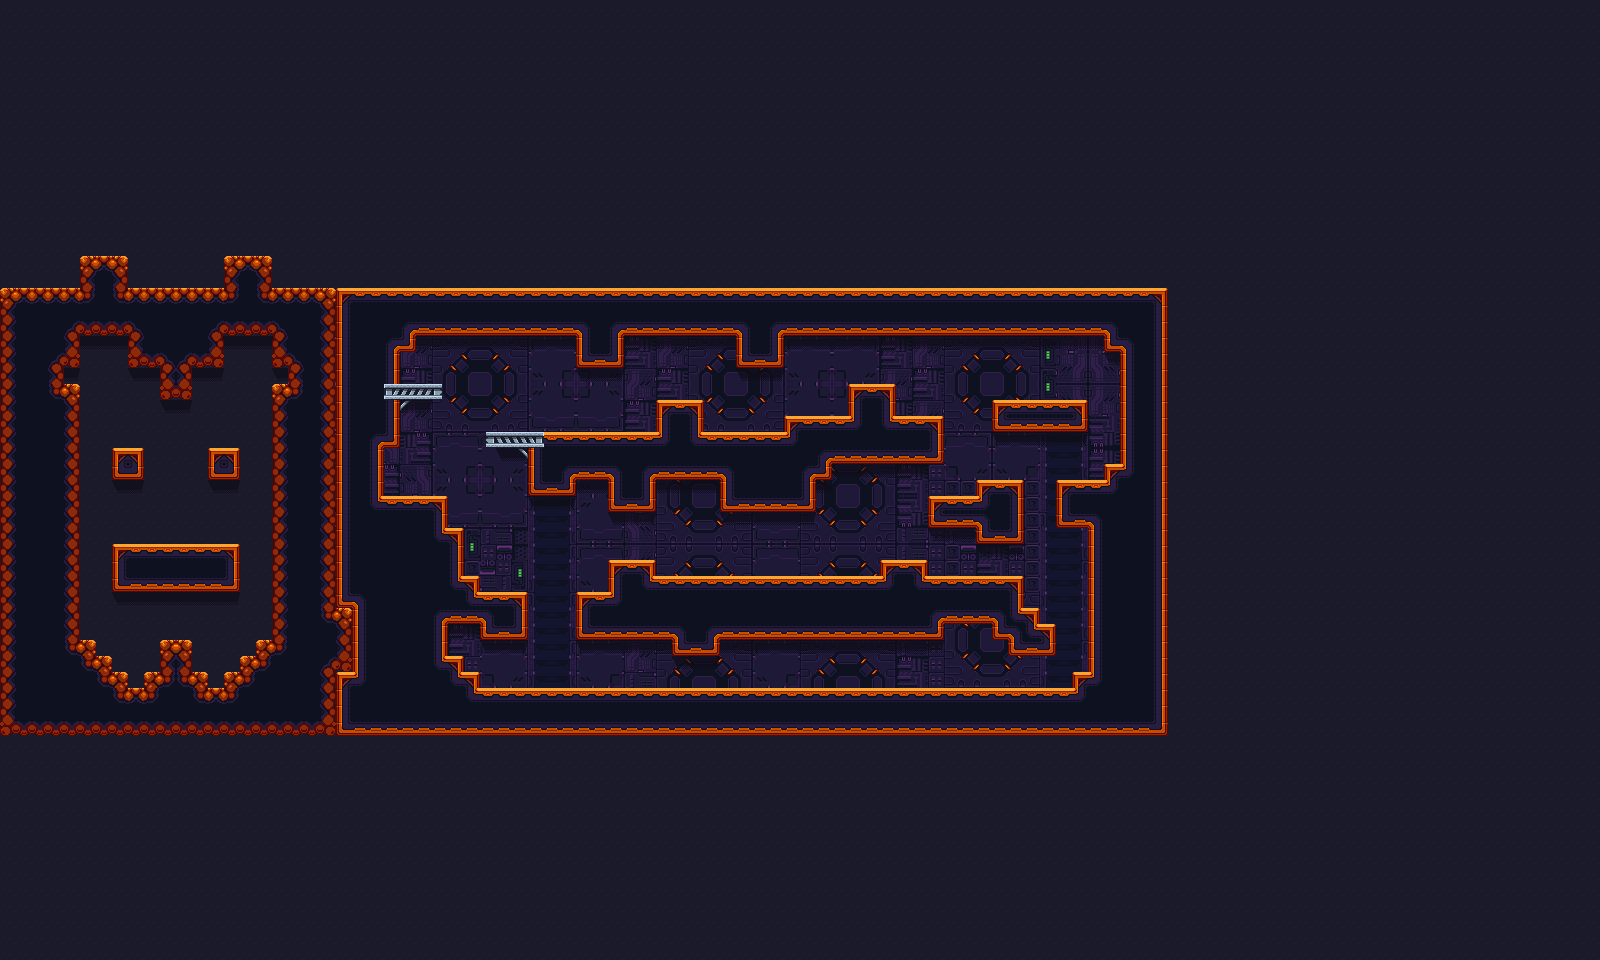

Rendered tile map (Tiled .tmx) drawn with the repository's tilesets; below, a short description and the map source with its tile grids summarised:
An orthogonal 100x60 tile map with 16x16 px tiles, 3 tile layers (Background, Shadows, Platforms).

<map version="1.2" tiledversion="2019.02.10" orientation="orthogonal" renderorder="right-down" width="100" height="60" tilewidth="16" tileheight="16" infinite="0" nextlayerid="5" nextobjectid="1">
 <tileset firstgid="1" source="Tileset-Design-001.tsx" />
 <layer id="1" name="Background" width="100" height="60">
  <data>[6000 cells, 6000 non-empty, 42 distinct tile ids]</data>
 </layer>
 <layer id="4" name="Shadows" width="100" height="60">
  <data>[6000 cells, 165 non-empty, 4 distinct tile ids]</data>
 </layer>
 <layer id="3" name="Platforms" width="100" height="60">
  <data>[6000 cells, 1244 non-empty, 31 distinct tile ids]</data>
 </layer>
</map>
